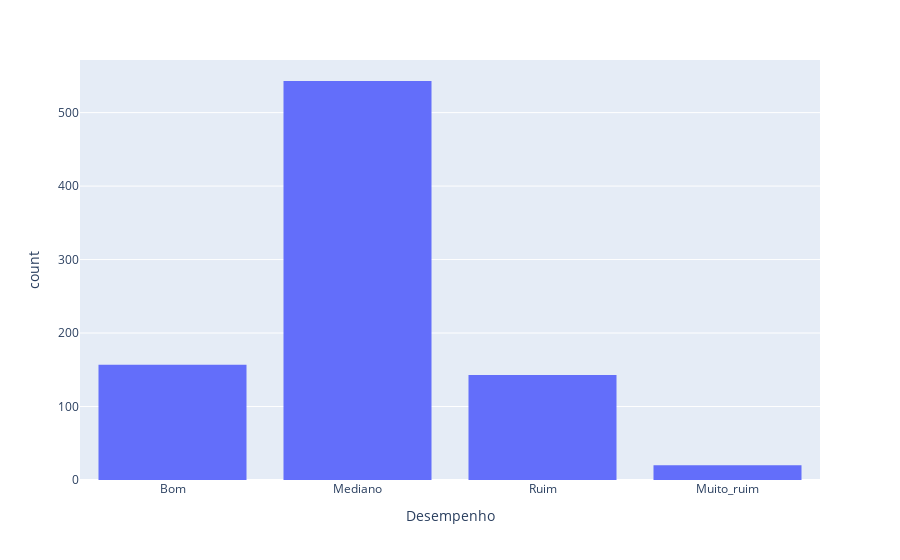

The notebook cell this image was saved under:
### Code cell
px.histogram(Defensores, x = 'Desempenho').show()

### Figure 1 — Plotly figure (JSON) as saved in the notebook; plotly's stock layout.template omitted (floating-point values rounded to 4 significant figures; data arrays with more than 128 entries replaced by an {"elided": "..."} marker saying what was removed)
{"data": [{"alignmentgroup": "True", "bingroup": "x", "hovertemplate": "Desempenho=%{x}<br>count=%{y}<extra></extra>", "legendgroup": "", "marker": {"color": "#636efa", "pattern": {"shape": ""}}, "name": "", "offsetgroup": "", "orientation": "v", "showlegend": false, "type": "histogram", "x": {"elided": "863 str values"}, "xaxis": "x", "yaxis": "y"}], "layout": {"barmode": "relative", "legend": {"tracegroupgap": 0}, "margin": {"t": 60}, "xaxis": {"anchor": "y", "domain": [0, 1], "title": {"text": "Desempenho"}}, "yaxis": {"anchor": "x", "domain": [0, 1], "title": {"text": "count"}}}}
